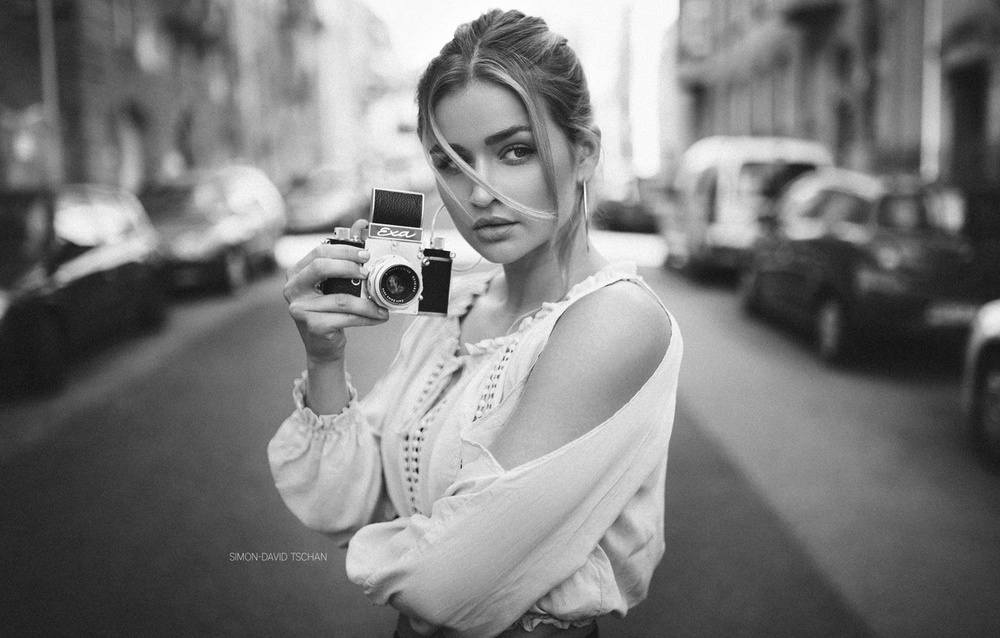
#> input picture images/girl.jpg, 1000 x 638 px, shrunk from 1332 x 850 before the run
$ jupyter execute 'Frequency Domain Filtering.ipynb'
#> lines starting #> are read from the running program, lines starting #| are printed output that depends on the picture
### Digital Image Processing

Student: Anderson Rafhael; 18113000

Frequency Domain Filtering

[cell 1]
import matplotlib.pyplot as plt
from matplotlib import cm
import numpy as np
import cv2 as cv

[cell 2]
# General Functions

def showImages(original, result, tittle):

    normResult = cv.normalize(result, None, 0, 255, cv.NORM_MINMAX)

    plt.figure()
    plt.subplots(figsize=(10, 7))


    plt.subplot(121)
    plt.imshow(cv.cvtColor(original, cv.COLOR_BGR2RGB))
    plt.title('Original Image')
    plt.xticks([]), plt.yticks([])

    plt.subplot(122)
    plt.imshow(normResult, cmap='gray')
    plt.title(tittle)
    plt.xticks([]), plt.yticks([])

    plt.show()

def plot_histogram(img):
    # Grayscale image
    if len(img.shape) == 2:
        hist = cv.calcHist([img], [0], None, [256], [0, 256])
        plt.plot(hist, color='k')
        plt.show()
    # Color image
    elif len(img.shape) == 3:
        color = ('r', 'g', 'b')
        for i, col in enumerate(color):
            hist = cv.calcHist([img], [i], None, [256], [0, 256])
            plt.plot(hist, color=col)

    plt.show()
    return None

1. Obtenha a transformada rápida de Fourier usando OpenCV e o Numpy

[cell 3]
img = cv.imread('images/girl.jpg', 0)
#> img is the input picture: shape (638, 1000); min 0, max 255, mean 123.4

f = np.fft.fft2(img)
print(f)
#> (printed output is left out)

2. Apresente as imagens. Mostre as imagens com e sem o fftshift

[cell 4]
img = cv.imread('images/girl.jpg', 0)

# Real Part
f = np.fft.fft2(img)
fshift = np.fft.fftshift(f)
dst = (np.real(fshift))
showImages(img, dst, "Real Spectrum with fftshift")
#> in showImages, `plt.show()`:
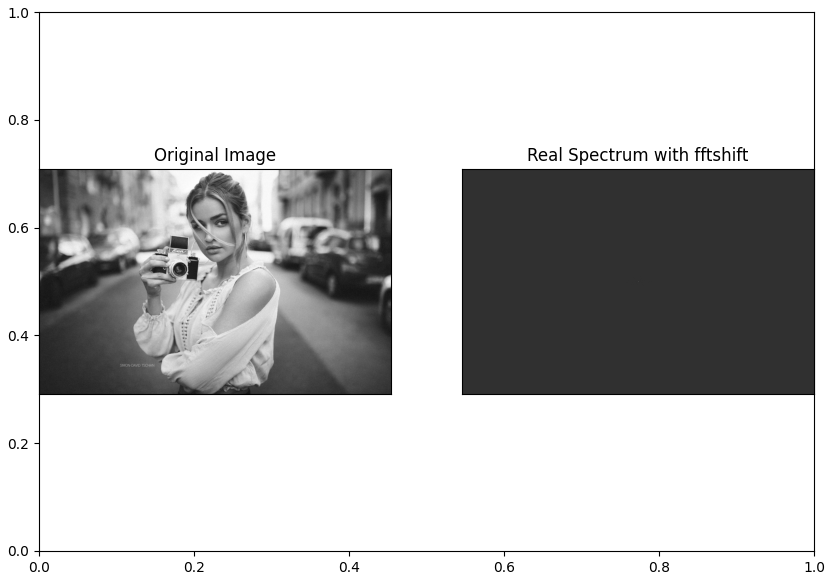
#> figure drawn by matplotlib, 2 panels

f = np.fft.fft2(img)
dst = (np.real(f))
showImages(img, dst, "Real Spectrum without fftshift")

# Imaginary Part
f = np.fft.fft2(img)
fshift = np.fft.fftshift(f)
dst = (np.imag(fshift))
showImages(img, dst, "Imaginary Spectrum with fftshift")
#> call 3 of showImages, with tittle = 'Imaginary Spectrum with fftshift'
#> in showImages (call 3), `plt.show()`:
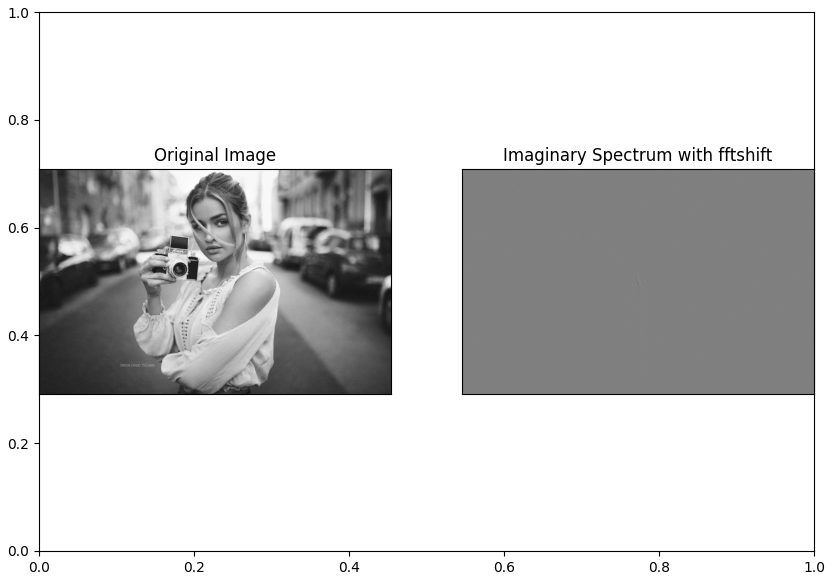
#> figure drawn by matplotlib, 2 panels

f = np.fft.fft2(img)
dst = (np.imag(f))
showImages(img, dst, "Imaginary Spectrum without fftshift")

# Absolute Part
f = np.fft.fft2(img)
fshift = np.fft.fftshift(f)
dst = (np.abs(fshift))
showImages(img, dst, "Absolute Spectrum with fftshift")
#> in showImages (call 5), `plt.show()`:
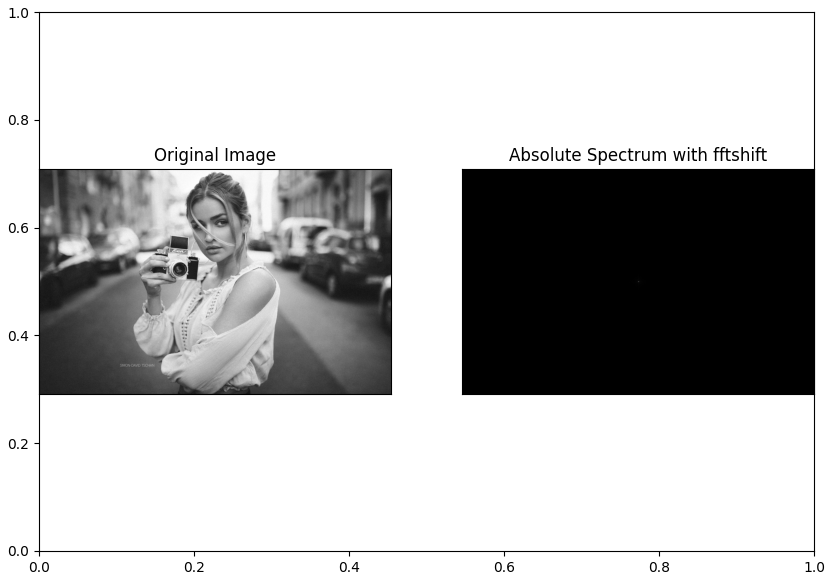
#> figure drawn by matplotlib, 2 panels

f = np.fft.fft2(img)
dst = (np.abs(f))
showImages(img, dst, "Absolute Spectrum without fftshift")

3. Efetue um escalonamento adequado da parte absoluta para melhor visualizar as baixas frequências

[cell 5]
img = cv.imread('images/girl.jpg', 0)

# Absolute Part
f = np.fft.fft2(img)
fshift = np.fft.fftshift(f)
dst = 20*np.log(1+np.abs(fshift))
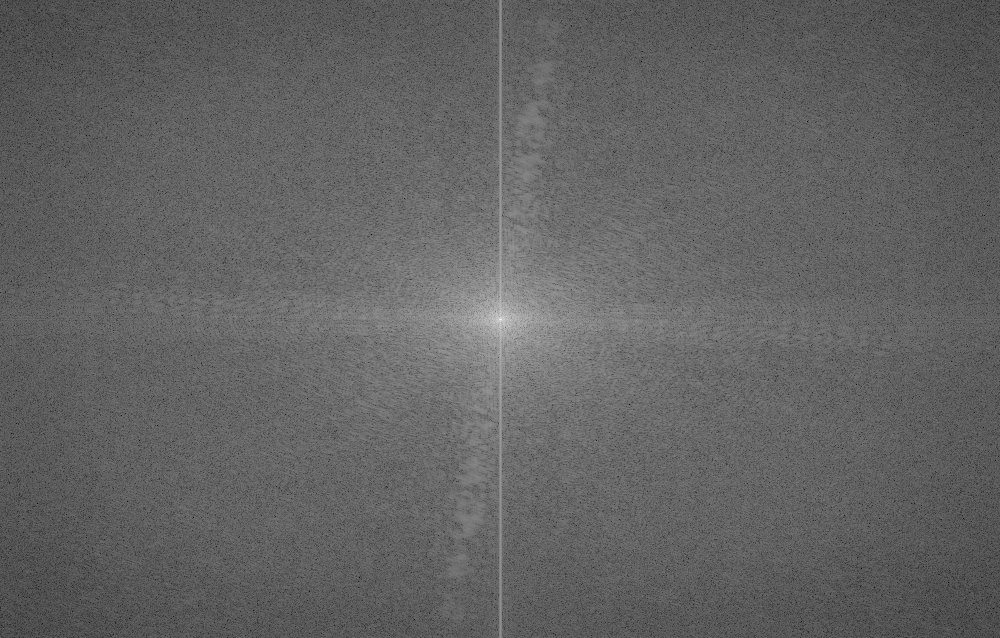
#> dst: shape (638, 1000) float64; min 33.5, max 363.6, mean 161.9; drawn with min black and max white
showImages(img, dst, "Absolute Spectrum with fftshift")

f = np.fft.fft2(img)
dst = 20*np.log(1+np.abs(f))
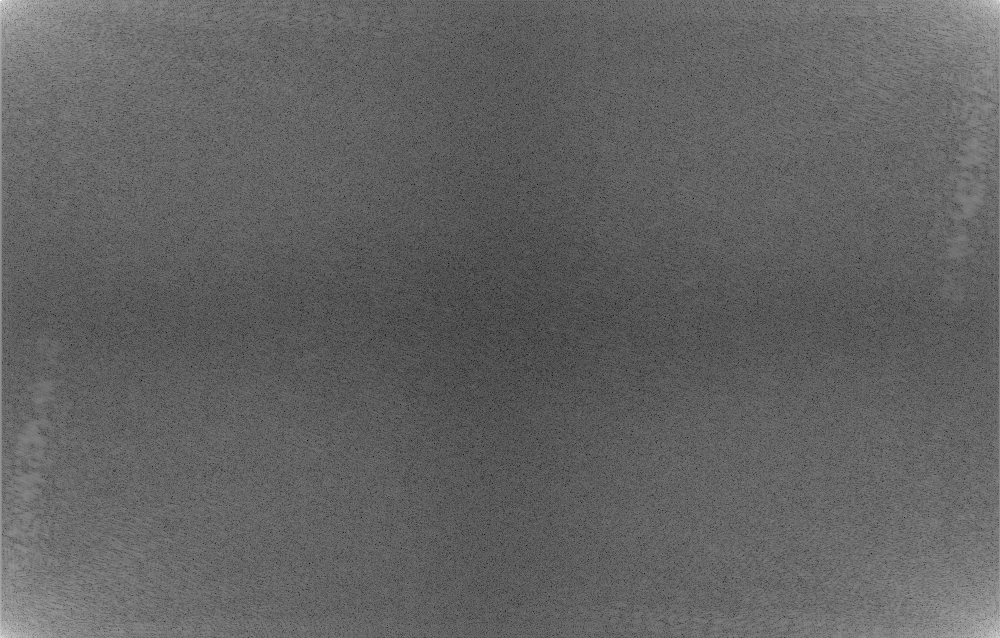
#> dst: shape (638, 1000) float64; min 33.5, max 363.6, mean 161.9; drawn with min black and max white
showImages(img, dst, "Absolute Spectrum without fftshift")

4. Crie um filtro passa-baixas com resposta em frequência |H(u, v)| e apresente o resultado da filtragem da imagem f(x, y) por esse filtro

[cell 6]
img = cv.imread('images/girl.jpg', 0)

f = np.fft.fft2(img)

#Gaussian: Low Pass Filter
M, N = img.shape
#> M = 638; N = 1000
H = np.zeros((M, N), dtype=np.float32)
D0 = 30
for u in range(M):
    for v in range(N):
        D = np.sqrt((u-M/2)**2 + (v-N/2)**2)
        H[u,v] = np.exp(-D**2/(2*D0*D0))
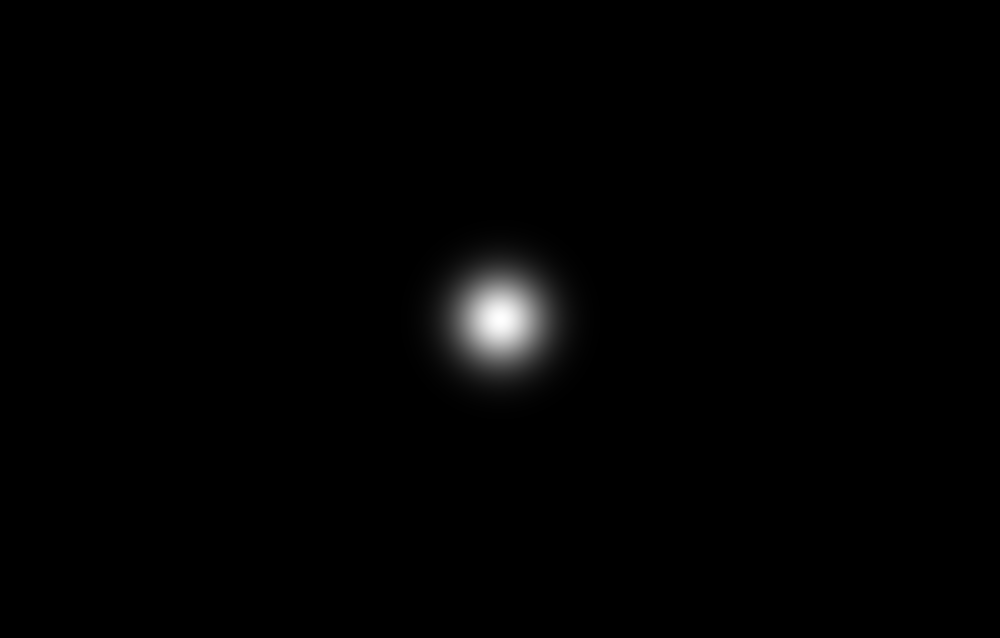
#> H: shape (638, 1000) float32; min 0, max 1, mean 0.00886

fH = np.fft.fft2(H)
lpfImage = f * fH

dst = np.abs(np.fft.ifft2(lpfImage))
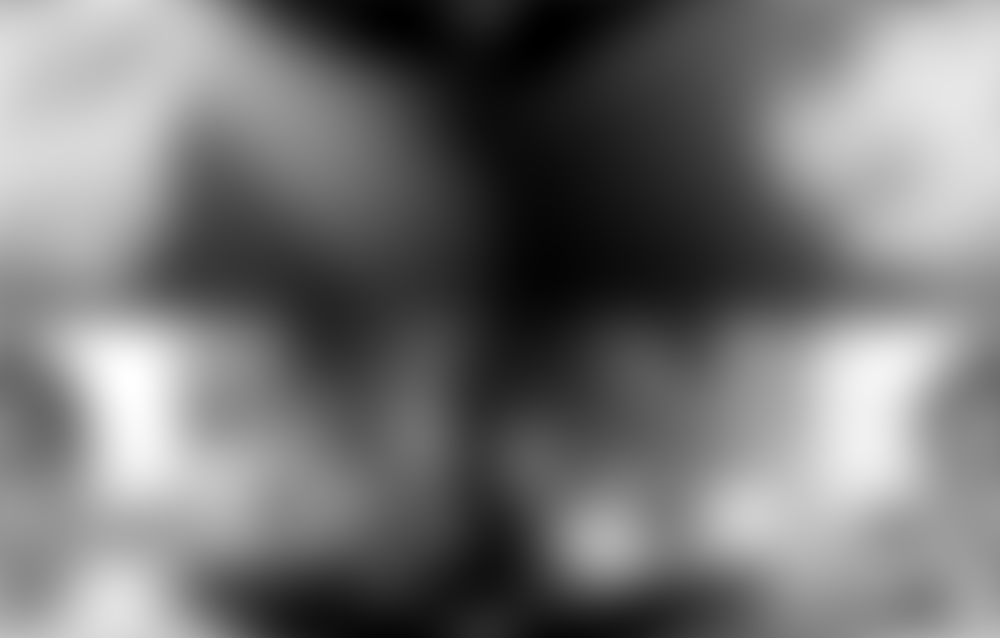
#> dst: shape (638, 1000) float64; min 215176.3, max 1267800, mean 698054.2; drawn with min black and max white


showImages(img, dst, "Filtered Image with LowPass")

5. Faça o mesmo para um filtro passa-altas

[cell 7]
img = cv.imread('images/girl.jpg', 0)

f = np.fft.fft2(img)

M, N = img.shape
H = np.array([[0, 1, 0],
              [1, -4, 1],
              [0, 1, 0]])

fH = np.fft.fft2(H, (M, N))
hpfImage = f * fH

dst = np.abs(np.fft.ifft2(hpfImage))
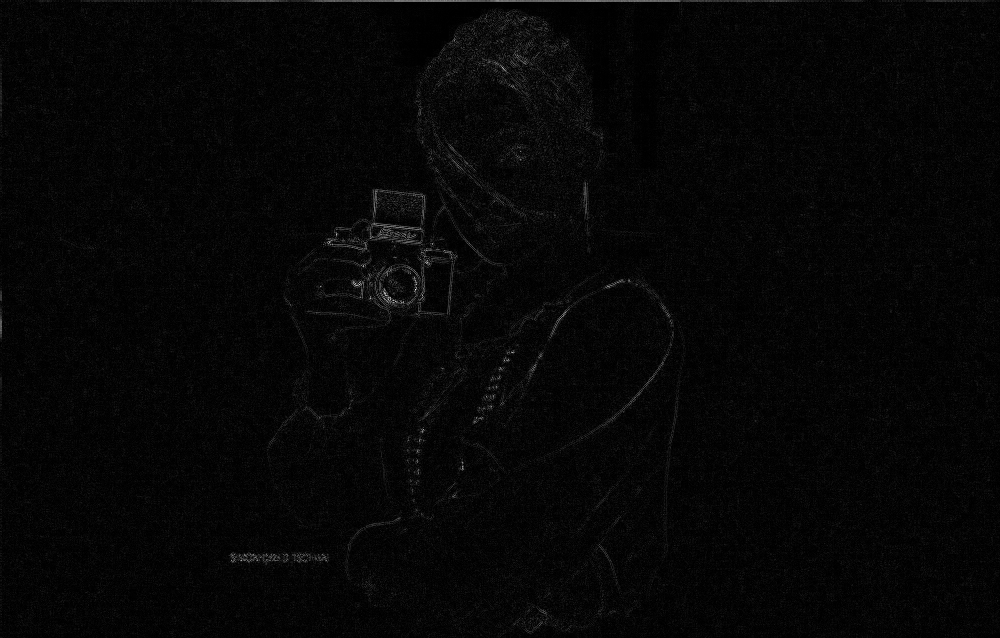
#> dst: shape (638, 1000) float64; min 3.71e-16, max 478, mean 12.2; drawn with min black and max white

showImages(img, dst, "Filtered Image with HighPass")

$ run again, with images/child.jpg copied over images/girl.jpg
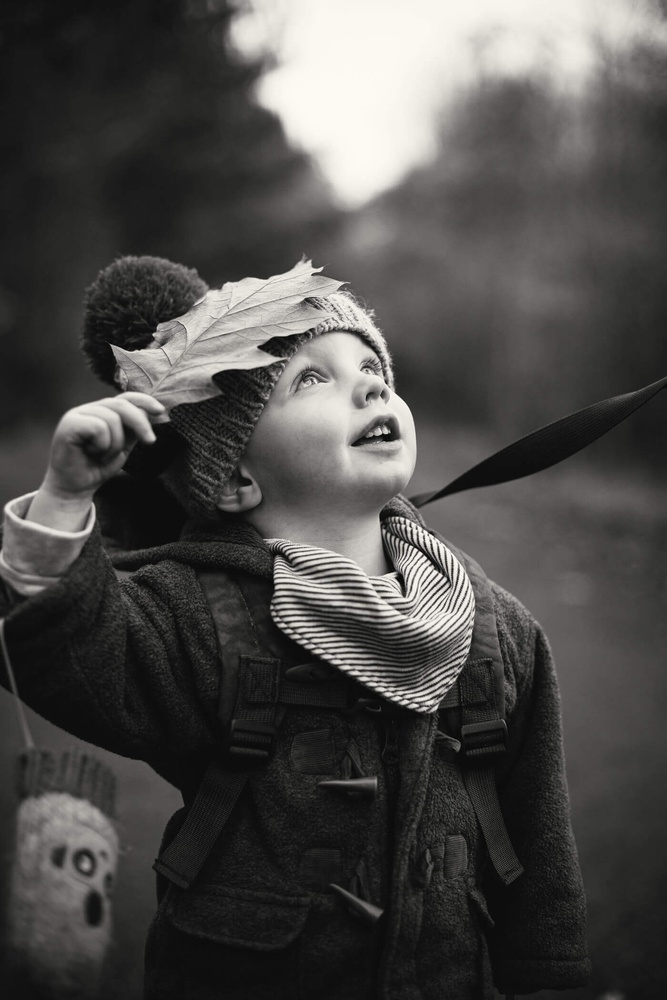
#> input picture images/child.jpg, 667 x 1000 px, shrunk from 1400 x 2100 before the run
#> (printed output is left out)
#> after the loop `for u in range(M):`:
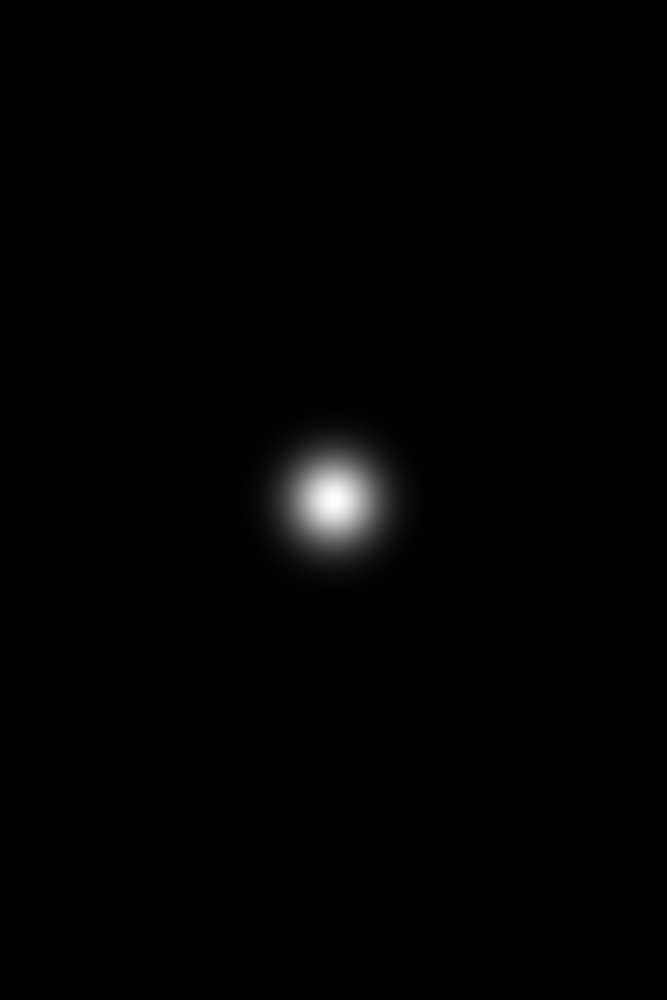
#> H: shape (1000, 667) float32; min 0, max 1, mean 0.00848
#> in showImages (call 10), `plt.show()`:
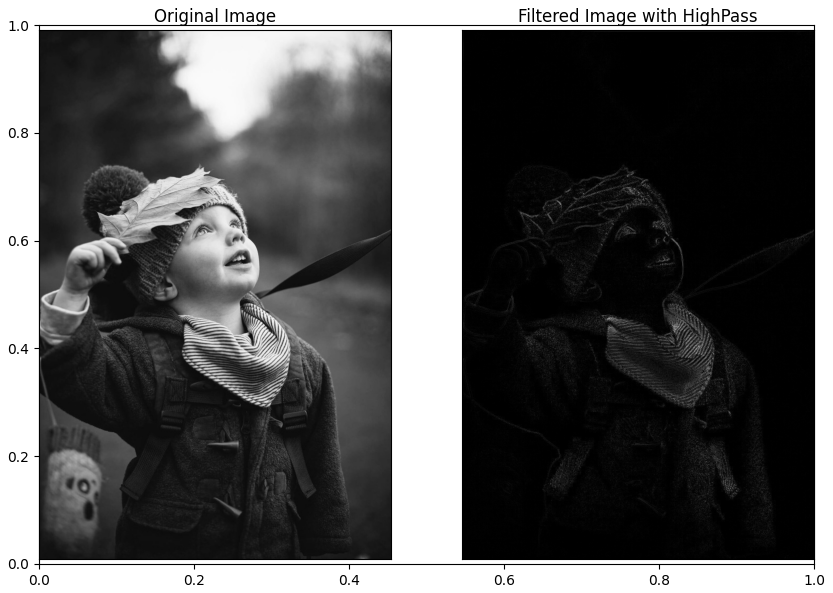
#> figure drawn by matplotlib, 2 panels

$ run again, with images/cow.jpg copied over images/girl.jpg
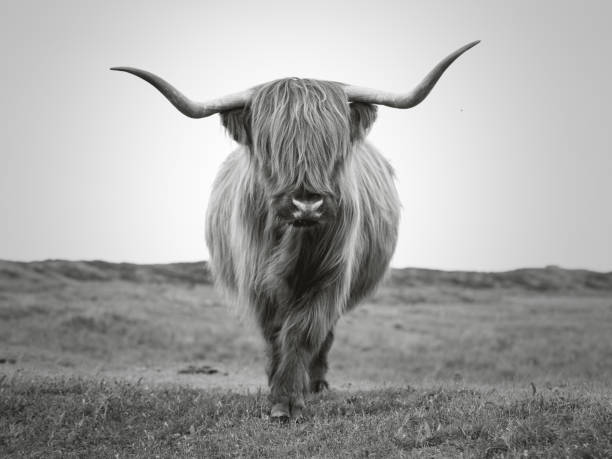
#> input picture images/cow.jpg, 612 x 459 px
#> (printed output is left out)
#> in showImages (call 9), `plt.show()`:
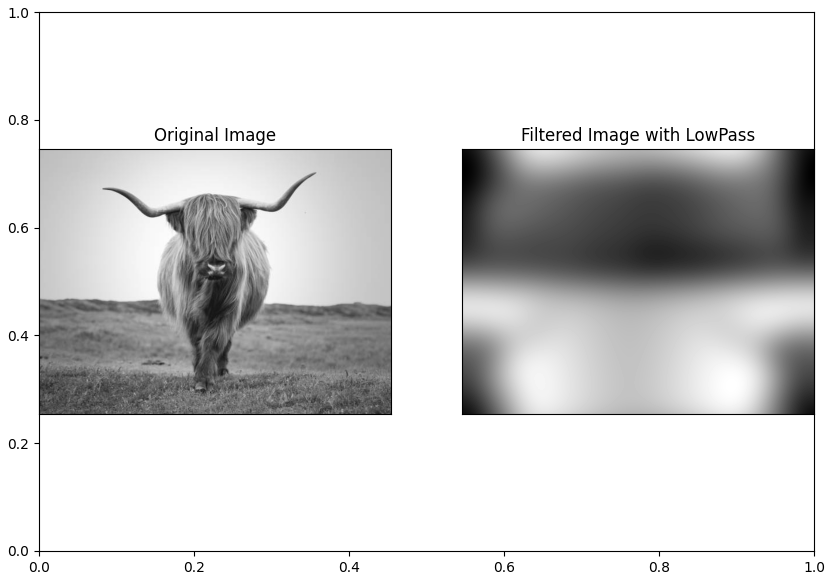
#> figure drawn by matplotlib, 2 panels
#> `dst = np.abs(np.fft.ifft2(hpfImage))`:
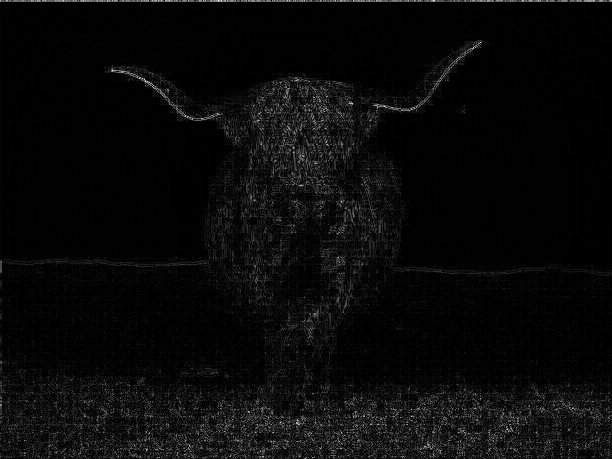
#> dst: shape (459, 612) float64; min 1.74e-17, max 249, mean 9.5
